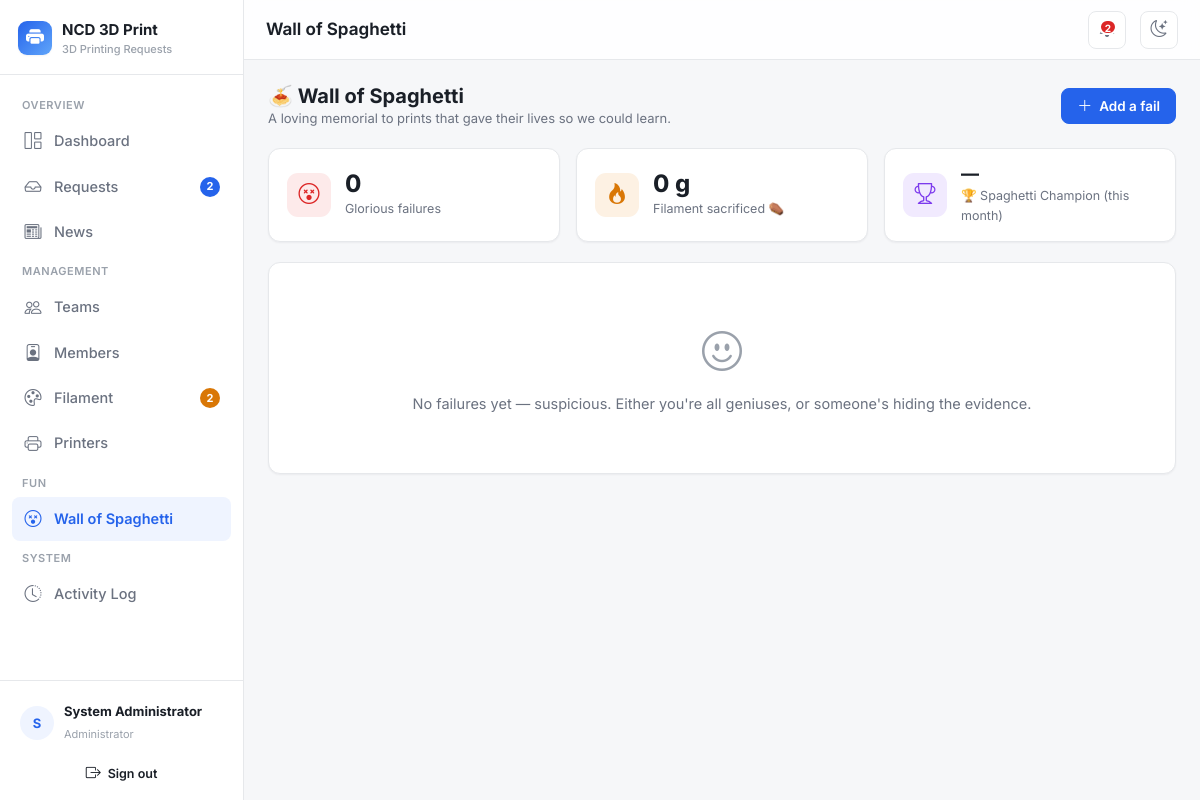
/spaghetti (signed in), run on an earlier commit of the app's database.
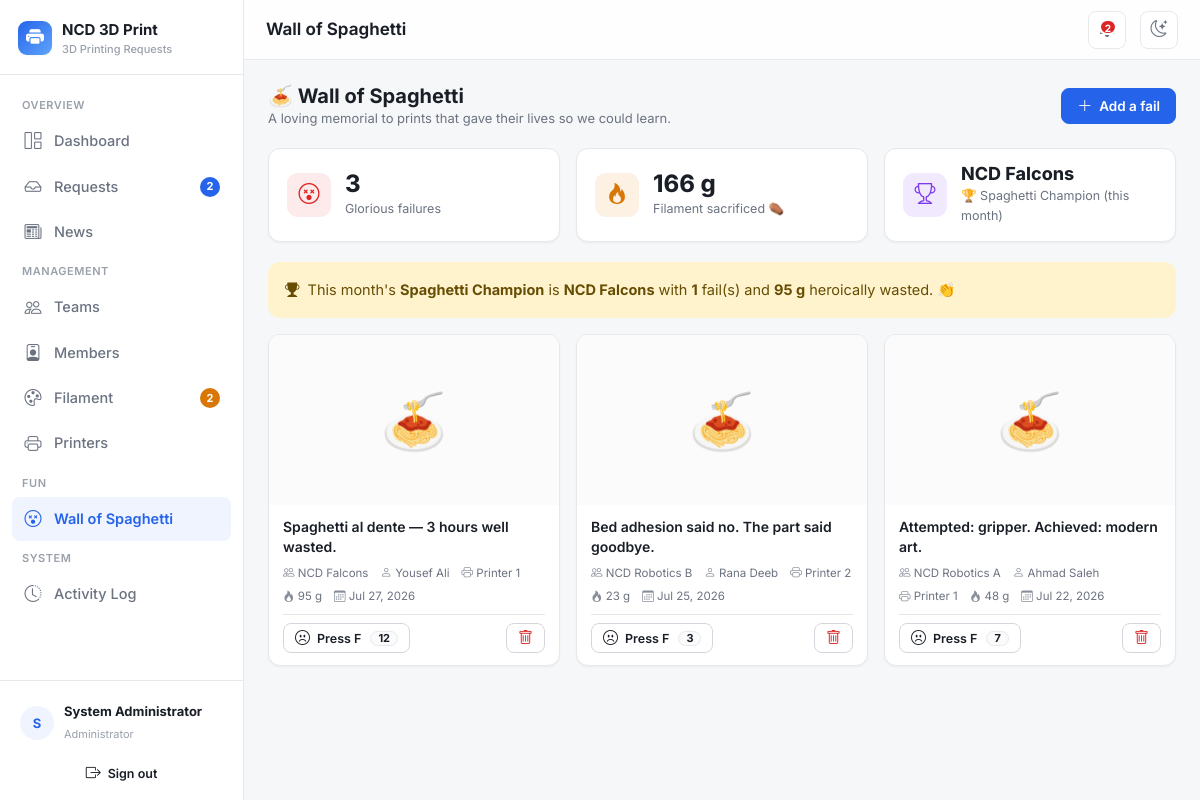
And on a later commit of the database.
### tables this page shows
CREATE TABLE `print_fails` (
    `id`           INT UNSIGNED NOT NULL AUTO_INCREMENT,
    `user_id`      INT UNSIGNED DEFAULT NULL,
    `team_id`      INT UNSIGNED DEFAULT NULL,
    `caption`      VARCHAR(255) NOT NULL,
    `image_path`   VARCHAR(255) DEFAULT NULL,
    `grams`        DECIMAL(8,1) NOT NULL DEFAULT 0,    
    `printer_name` VARCHAR(80)  DEFAULT NULL,
    `respects`     INT UNSIGNED NOT NULL DEFAULT 0,    
    `created_at`   DATETIME NOT NULL DEFAULT CURRENT_TIMESTAMP,
    PRIMARY KEY (`id`),
    KEY `idx_pf_team` (`team_id`),
    KEY `idx_pf_user` (`user_id`),
    CONSTRAINT `fk_pf_user` FOREIGN KEY (`user_id`) REFERENCES `users`(`id`) ON DELETE SET NULL,
    CONSTRAINT `fk_pf_team` FOREIGN KEY (`team_id`) REFERENCES `teams`(`id`) ON DELETE SET NULL
);

CREATE TABLE `teams` (
    `id`          INT UNSIGNED NOT NULL AUTO_INCREMENT,
    `name`        VARCHAR(120) NOT NULL,
    `competition` VARCHAR(160) DEFAULT NULL,
    `supervisor`  VARCHAR(120) DEFAULT NULL,
    `created_at`  DATETIME NOT NULL DEFAULT CURRENT_TIMESTAMP,
    PRIMARY KEY (`id`)
);

CREATE TABLE `users` (
    `id`         INT UNSIGNED NOT NULL AUTO_INCREMENT,
    `name`       VARCHAR(120) NOT NULL,
    `email`      VARCHAR(160) NOT NULL,
    `phone`      VARCHAR(30)  DEFAULT NULL,    
    `password`   VARCHAR(255) NOT NULL,
    `role`       ENUM('admin','member') NOT NULL DEFAULT 'member',
    `team_id`    INT UNSIGNED DEFAULT NULL,
    `is_active`  TINYINT(1) NOT NULL DEFAULT 1,
    `created_at` DATETIME NOT NULL DEFAULT CURRENT_TIMESTAMP,
    PRIMARY KEY (`id`),
    UNIQUE KEY `uq_users_email` (`email`),
    KEY `idx_users_team` (`team_id`),
    CONSTRAINT `fk_users_team` FOREIGN KEY (`team_id`) REFERENCES `teams`(`id`) ON DELETE SET NULL
);

### core/Controller.php (called while the page is built, shortened)
<?php
abstract class Controller
{
    protected function view(string $view, array $data = [], ?string $layout = 'main'): void
    {
        extract($data, EXTR_SKIP);
        $viewFile = __DIR__ . '/../views/' . $view . '.php';
        require $viewFile;
        $content = ob_get_clean();
        require __DIR__ . '/../views/layouts/' . $layout . '.php';
    }
}

### controllers/SpaghettiController.php (called while the page is built, shortened)
<?php
class SpaghettiController extends Controller
{
    private PrintFail $fails;
    public function __construct()
    {
        $this->fails = new PrintFail();
    }
    public function index(): void
    {
        $this->view('spaghetti/index', [
            'pageTitle'  => 'Wall of Spaghetti',
            'fails'      => $this->fails->wall(),
            'totalGrams' => $this->fails->totalGrams(),
            'champion'   => $this->fails->championThisMonth(),
            'respected'  => $_SESSION['respected'] ?? [],
        ]);
    }
}

### core/Router.php (called while the page is built, shortened)
<?php
class Router
{
    public function dispatch(string $url): void
    {
        $url = trim($url, '/');
        $segments = $url === '' ? [] : explode('/', $url);
        $action         = $segments[1] ?? 'index';
        $params         = array_slice($segments, 2);
        $controller = new $className();
        $action = preg_replace('/[^a-zA-Z0-9_]/', '', $action);
        call_user_func_array([$controller, $action], $params);
    }
}

### index.php (called while the page is built, shortened)
<?php
require __DIR__ . '/config/database.php';
spl_autoload_register(function (string $class): void {
    $paths = [
        __DIR__ . '/core/' . $class . '.php',
        __DIR__ . '/helpers/' . $class . '.php',
        __DIR__ . '/models/' . $class . '.php',
        __DIR__ . '/controllers/' . $class . '.php',
    ];
    foreach ($paths as $file) {
        if (file_exists($file)) {
            return;
        }
    }
});
require __DIR__ . '/helpers/functions.php';
$router = new Router();
$router->dispatch($_GET['url'] ?? '');

### helpers/functions.php (called while the page is built, shortened)
<?php
function base_path(): string
{
    static $base = null;
    if ($base === null) {
        $dir = str_replace('\\', '/', dirname($_SERVER['SCRIPT_NAME'] ?? ''));
        $base = ($dir === '/' || $dir === '.') ? '' : rtrim($dir, '/');
    }
    return $base;
}
function url(string $path = ''): string
{
    return base_path() . '/' . ltrim($path, '/');
}
function asset(string $path = ''): string
{
    return base_path() . '/assets/' . ltrim($path, '/');
}
function e(?string $value): string
{
    return htmlspecialchars($value ?? '', ENT_QUOTES, 'UTF-8');
}
function fmt_date(?string $dt, string $format = 'M j, Y'): string
{
    $ts = strtotime($dt);
    return $ts ? date($format, $ts) : '—';
}

### helpers/Auth.php (called while the page is built, shortened)
<?php
class Auth
{
    public static function user(): ?array
    {
        return $_SESSION['user'] ?? null;
    }
    public static function isAdmin(): bool
    {
        return (($_SESSION['user']['role'] ?? '') === 'admin');
    }
}

### core/Model.php (called while the page is built, shortened)
<?php
abstract class Model
{
    protected PDO $db;
    public function __construct()
    {
        $this->db = Database::getConnection();
    }
    protected function run(string $sql, array $params = []): PDOStatement
    {
        $stmt = $this->db->prepare($sql);
        $stmt->execute($params);
        return $stmt;
    }
    protected function fetch(string $sql, array $params = []): ?array
    {
        $row = $this->run($sql, $params)->fetch();
        return $row === false ? null : $row;
    }
    protected function fetchAll(string $sql, array $params = []): array
    {
        return $this->run($sql, $params)->fetchAll();
    }
    protected function scalar(string $sql, array $params = [])
    {
        return $this->run($sql, $params)->fetchColumn();
    }
}

### config/database.php (called while the page is built)
<?php
class Database
{
    private static ?PDO $instance = null;
    public static function getConnection(): PDO
    {
        if (self::$instance === null) {
            $dsn = 'mysql:host=' . DB_HOST . ';dbname=' . DB_NAME . ';charset=' . DB_CHARSET;
            $options = [
                PDO::ATTR_ERRMODE            => PDO::ERRMODE_EXCEPTION,
                PDO::ATTR_DEFAULT_FETCH_MODE => PDO::FETCH_ASSOC,
                PDO::ATTR_EMULATE_PREPARES   => false,
            ];
            try {
                self::$instance = new PDO($dsn, DB_USER, DB_PASS, $options);
            } catch (PDOException $e) {
                if (APP_DEBUG) {
                    die('Database connection failed: ' . $e->getMessage());
                }
                die('Database connection failed. Please check config/config.php.');
            }
        }
        return self::$instance;
    }
}

### models/PrintRequest.php (called while the page is built, shortened)
<?php
class PrintRequest extends Model
{
    public function countByStatus(string $status): int
    {
        return (int) $this->scalar("SELECT COUNT(*) FROM requests WHERE status=?", [$status]);
    }
    public function countPending(): int
    {
        return $this->countByStatus('Submitted');
    }
}

### models/PrintFail.php (called while the page is built, shortened)
<?php
class PrintFail extends Model
{
    public function wall(): array
    {
        return $this->fetchAll(
            "SELECT f.*, u.name AS author_name, t.name AS team_name
             FROM print_fails f
             LEFT JOIN users u ON u.id = f.user_id
             LEFT JOIN teams t ON t.id = f.team_id
             ORDER BY f.created_at DESC, f.id DESC"
        );
    }
    public function championThisMonth(): ?array
    {
        return $this->fetch(
            "SELECT t.name AS team_name, COUNT(*) AS fails, COALESCE(SUM(f.grams),0) AS grams
             FROM print_fails f
             JOIN teams t ON t.id = f.team_id
             WHERE f.created_at >= DATE_FORMAT(CURDATE(), '%Y-%m-01')
             GROUP BY f.team_id
             ORDER BY fails DESC, grams DESC
             LIMIT 1"
        );
    }
}

### views/spaghetti/index.php (the view, shortened to what this page needs)
<?php
$isAdmin = Auth::isAdmin();
?>
<div class="page-head">
    <div>
        <h2>🍝 Wall of Spaghetti</h2>
        <div class="sub">A loving memorial to prints that gave their lives so we could learn.</div>
    </div>
    <button class="btn2 primary" data-modal="#failModal"><i class="bi bi-plus-lg"></i> Add a fail</button>
</div>
<div class="stat-grid" style="grid-template-columns:repeat(auto-fit,minmax(220px,1fr));">
    <div class="stat">
        <span class="stat-icon i-red"><i class="bi bi-emoji-dizzy"></i></span>
        <div><div class="stat-num"><?= count($fails) ?></div><div class="stat-label">Glorious failures</div></div>
    </div>
    <div class="stat">
        <span class="stat-icon i-amber"><i class="bi bi-fire"></i></span>
        <div>
            <div class="stat-num"><?= number_format($totalGrams) ?> g</div>
            <div class="stat-label">Filament sacrificed ⚰️</div>
        </div>
    </div>
    <div class="stat">
        <span class="stat-icon i-purple"><i class="bi bi-trophy"></i></span>
        <div>
            <div class="stat-num" style="font-size:18px;"><?= $champion ? e($champion['team_name']) : '—' ?></div>
            <div class="stat-label">🏆 Spaghetti Champion (this month)</div>
        </div>
    </div>
</div>
<?php if ($champion): ?>
    <div class="alert alert-warning d-flex align-items-center" style="border-radius:12px;">
        <i class="bi bi-trophy-fill me-2"></i>
        <div>
            This month's <strong>Spaghetti Champion</strong> is <strong><?= e($champion['team_name']) ?></strong>
            with <strong><?= (int) $champion['fails'] ?></strong> fail(s) and
            <strong><?= number_format((float) $champion['grams']) ?> g</strong> heroically wasted. 👏
        </div>
    </div>
<?php endif; ?>
<?php if (!$fails): ?>
    <div class="card2"><div class="card2-body">
        <div class="empty"><i class="bi bi-emoji-smile"></i>
            No failures yet — suspicious. Either you're all geniuses, or someone's hiding the evidence.
        </div>
    </div></div>
<?php else: ?>
    <div class="spaghetti-grid">
        <?php foreach ($fails as $f):
            $canDelete = $isAdmin || (int) ($f['user_id'] ?? 0) === Auth::id();
            $didRespect = !empty($respected[$f['id']]);
        ?>
            <div class="fail-card">
                <?php if (!empty($f['image_path'])): ?>
                    <img class="fail-img" src="<?= url($f['image_path']) ?>" alt="a beautiful disaster">
                <?php else: ?>
                    <div class="fail-img fail-noimg">🍝</div>
                <?php endif; ?>
                <div class="fail-body">
                    <p class="fail-caption" dir="auto"><?= e($f['caption']) ?></p>
                    <div class="fail-meta">
                        <span><i class="bi bi-people"></i> <?= e($f['team_name'] ?? '—') ?></span>
                        <span><i class="bi bi-person"></i> <?= e($f['author_name'] ?? 'Unknown') ?></span>
                        <?php if (!empty($f['printer_name'])): ?><span><i class="bi bi-printer"></i> <?= e($f['printer_name']) ?></span><?php endif; ?>
                        <span><i class="bi bi-fire"></i> <?= number_format((float) $f['grams']) ?> g</span>
                        <span><i class="bi bi-calendar3"></i> <?= fmt_date($f['created_at']) ?></span>
                    </div>
                    <div class="fail-actions">
                        <button class="btn2 sm respect-btn <?= $didRespect ? 'done' : '' ?>"
                                data-respect-url="<?= url('spaghetti/respect/' . $f['id']) ?>" <?= $didRespect ? 'disabled' : '' ?>>
                            <i class="bi bi-emoji-frown"></i> Press F
                            <span class="rcount"><?= (int) $f['respects'] ?></span>
                        </button>
                        <?php if ($canDelete): ?>
                            <form method="post" action="<?= url('spaghetti/delete/' . $f['id']) ?>" style="margin-left:auto;"
                                  data-confirm="Delete this fail from history?">
                                <button class="btn2 sm danger"><i class="bi bi-trash"></i></button>
                            </form>
                        <?php endif; ?>
                    </div>
                </div>
            </div>
        <?php endforeach; ?>
    </div>
<?php endif; ?>

### views/layouts/main.php (shortened to what this page needs)
<?php
$pageTitle = $pageTitle ?? APP_NAME;
$user = Auth::user();
$isAdmin = Auth::isAdmin();
$curr = explode('/', trim($_GET['url'] ?? '', '/'))[0] ?: 'dashboard';
$badgePending = 0; $badgeLowFil = 0; $badgeMine = 0;
try {
    if ($isAdmin) {
        $badgePending = (new PrintRequest())->countPending();
        $badgeLowFil  = count((new Filament())->lowStock());
    } else {
        $mine = (new PrintRequest())->forUser(Auth::id());
        foreach ($mine as $m) {
            if (in_array($m['status'], ['Submitted', 'Approved', 'Printing'], true)) $badgeMine++;
        }
    }
} catch (Throwable $e) {  }
$initials = strtoupper(mb_substr($user['name'] ?? '?', 0, 1));
if (!function_exists('navlink')) {
    function navlink(string $route, string $icon, string $label, string $curr, string $active, int $badge = 0, bool $warn = false): void
    {
        $isActive = $curr === $active ? ' active' : '';
        echo '<a class="nav-link' . $isActive . '" href="' . url($route) . '">';
        echo '<i class="bi bi-' . $icon . '"></i><span>' . e($label) . '</span>';
        if ($badge > 0) {
            echo '<span class="nav-badge' . ($warn ? ' warn' : '') . '">' . $badge . '</span>';
        }
        echo '</a>';
    }
}
?>
<!doctype html>
<html lang="en">
<head>
    <link href="https://cdn.jsdelivr.net/npm/bootstrap@5.3.3/dist/css/bootstrap.min.css" rel="stylesheet">
    <link href="https://cdn.jsdelivr.net/npm/bootstrap-icons@1.11.3/font/bootstrap-icons.min.css" rel="stylesheet">
    <link href="<?= asset('css/style.css') ?>" rel="stylesheet">
</head>
<body>
<div class="app-shell">
    <aside class="sidebar" id="sidebar">
        <div class="sidebar-brand">
            <span class="brand-mark"><i class="bi bi-printer-fill"></i></span>
            <span class="brand-text">
                <?= e(APP_NAME) ?>
                <small><?= e(APP_TAGLINE) ?></small>
            </span>
        </div>
        <nav class="nav-section">
            <?php if ($isAdmin): ?>
                <div class="nav-label">Overview</div>
                <?php navlink('dashboard', 'grid-1x2', 'Dashboard', $curr, 'dashboard'); ?>
                <?php navlink('requests', 'inbox', 'Requests', $curr, 'requests', $badgePending); ?>
                <div class="nav-label">Management</div>
                <?php navlink('filament', 'palette', 'Filament', $curr, 'filament', $badgeLowFil, true); ?>
                <div class="nav-label">Fun</div>
                <div class="nav-label">System</div>
            <?php endif; ?>
        </nav>
        <div class="sidebar-foot">
            <div class="user-chip">
                <span class="avatar"><?= e($initials) ?></span>
                <div class="meta">
                    <strong><?= e($user['name'] ?? '') ?></strong>
                    <span><?= $isAdmin ? 'Administrator' : 'Team Member' ?></span>
                </div>
            </div>
            <a href="<?= url('auth/logout') ?>" class="btn2 ghost sm block" style="margin-top:6px;">
                <i class="bi bi-box-arrow-right"></i> Sign out
            </a>
        </div>
    </aside>
    <div class="main">
        <header class="topbar">
            <h1><?= e($pageTitle) ?></h1>
            <?php if ($isAdmin && ($badgePending > 0 || $badgeLowFil > 0)): ?>
                <a class="icon-btn" href="<?= url('requests?status=Submitted') ?>" title="<?= $badgePending ?> pending request(s)">
                    <?php if ($badgePending > 0): ?><span class="dot"><?= $badgePending ?></span><?php endif; ?>
                </a>
            <?php elseif (!$isAdmin && $badgeMine > 0): ?>
                <a class="icon-btn" href="<?= url('requests') ?>" title="<?= $badgeMine ?> active request(s)">
                    <i class="bi bi-bell"></i><span class="dot"><?= $badgeMine ?></span>
                </a>
            <?php endif; ?>
            <button class="icon-btn" id="themeToggle" title="Toggle theme"><i class="bi bi-moon-stars"></i></button>
        </header>
        <main class="content">
            <?= $content ?>
        </main>
    </div>
</div>
</body>
</html>

What changed in the data, as far as the page shows it:
added print_fails: caption "Spaghetti al dente — 3 hours well wasted.", team.name "NCD Falcons", user.name "Yousef Ali", printer_name "Printer 1", grams "95", created_at "Jul 27, 2026", respects "12"
added print_fails: caption "Bed adhesion said no. The part said goodbye.", team.name "NCD Robotics B", user.name "Rana Deeb", printer_name "Printer 2", grams "23", created_at "Jul 25, 2026", respects "3"
added print_fails: caption "Attempted: gripper. Achieved: modern art.", team.name "NCD Robotics A", user.name "Ahmad Saleh", printer_name "Printer 1", grams "48", created_at "Jul 22, 2026", respects "7"
Also different on the page:
count($fails): "0" → "3"
$totalGrams: "0" → "166"
$champion['team_name']: (not shown) → "NCD Falcons"
$champion['fails']: (not shown) → "1"
$champion['grams']: (not shown) → "95"
text no longer shown: "— No failures yet — suspicious. Either you're all geniuses, or someone's hiding the evidence."
text now shown: "This month's Spaghetti Champion is with fail(s) and g heroically wasted. 👏"
